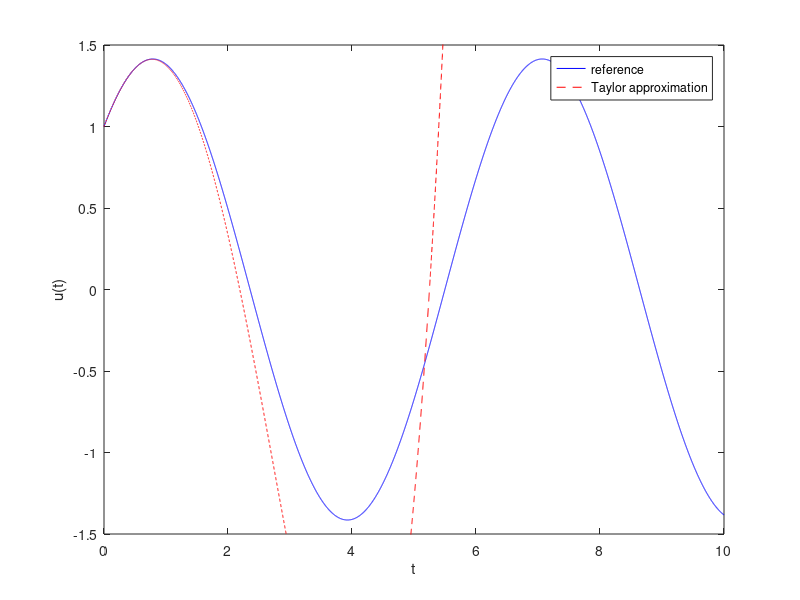
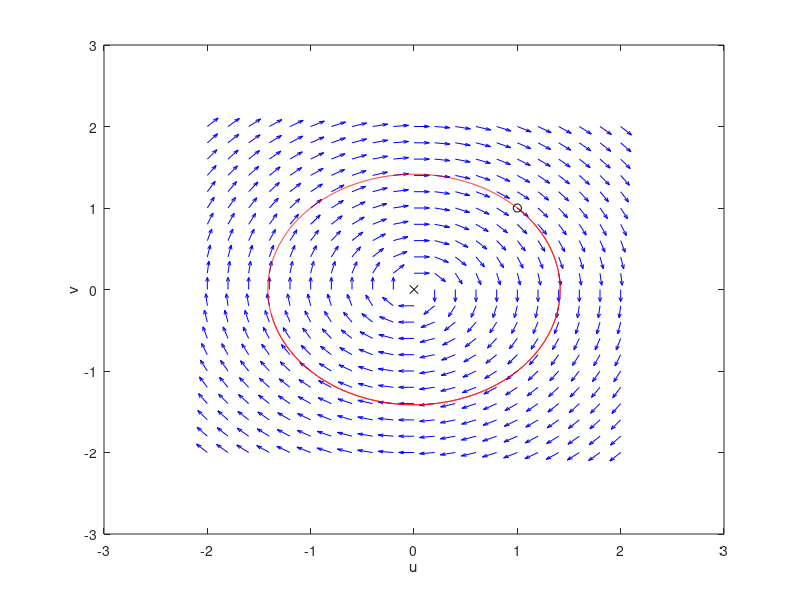

MATLAB code to generate these figures, in order:
%define total number of steps, N, time step, dt, and vector of times, ts
N = 10^4; dt = 0.001; ts = 0:dt:(N-1)*dt;

%define parameters and initial conditions
m = 1; gam = 0; k = 1; u0 = 1; v0 = 1; close all;

%use ''phase space representation'' to reduce system to first order
du = @(u,v) v;   %this defines a substitution, u' = v
dv = @(u,v) -(gam/m)*v - (k/m)*u;   %this says u'' = -(gam/m)*u' - (k/m)*u

%use Runge-Kutta method to numerically solve the system
us = zeros(N,1); vs = zeros(N,1); u = u0; v = v0; 
for n=1:N
    us(n) = u; vs(n) = v;
    ku1 = dt*du(u,v); kv1 = dt*dv(u,v);
    ku2 = dt*du(u+0.5*ku1,v+0.5*kv1); kv2 = dt*dv(u+0.5*ku1,v+0.5*kv1);
    ku3 = dt*du(u+0.5*ku2,v+0.5*kv2); kv3 = dt*dv(u+0.5*ku2,v+0.5*kv2);
    ku4 = dt*du(u+ku3,v+kv3); kv4 = dt*dv(u+ku3,v+kv3);
    u = u+(ku1+2*ku2+2*ku3+ku4)/6;
    v = v+(kv1+2*kv2+2*kv3+kv4)/6;
end

%plot reference solution from Runge-Kutta method
close all; figure; plot(ts,us,'-b'); hold on; xlabel('t'); ylabel('u(t)');

%define matrix A and vector x0
A = [0 1; -k/m -gam/m]; x0 = [u0; v0]; I = eye(2);

%define and plot approximate solution using equation (0.4)
xs = x0 + ts.*(A*x0) + ts.^2/2.*(A^2*x0) + ts.^3/6.*(A^3*x0) + ts.^4/24.*(A^4*x0);
axis('manual'); plot(ts,xs(1,:),'--r'); legend('reference','Taylor approximation')

%plot direction field for oscillator
L = abs(u0)+abs(v0); h = 0.1*L; u=-L:h:L; v=-L:h:L; [U,V] = meshgrid(u,v);
dU = V; dV = -(gam/m)*V - (k/m)*U; L = sqrt(dU.^2 + dV.^2);
figure; quiver(U,V,dU./L,dV./L,0.55,'color','b'); hold on

%superimpose phase space solution on direction field
plot(us,vs,'-r'); plot(u0,v0,'ok',0,0,'xk'); xlabel('u'); ylabel('v');